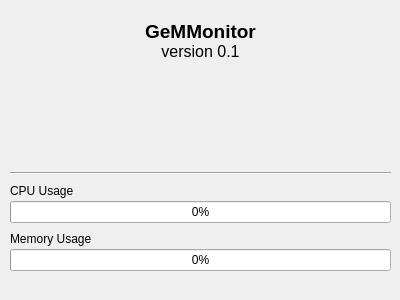
<?xml version="1.0" encoding="UTF-8"?>
<ui version="4.0">
 <class>GeMMonitor</class>
 <widget class="QWidget" name="GeMMonitor">
  <property name="windowModality">
   <enum>Qt::WindowModality::NonModal</enum>
  </property>
  <property name="geometry">
   <rect>
    <x>0</x>
    <y>0</y>
    <width>400</width>
    <height>300</height>
   </rect>
  </property>
  <property name="sizePolicy">
   <sizepolicy hsizetype="Fixed" vsizetype="Fixed">
    <horstretch>0</horstretch>
    <verstretch>0</verstretch>
   </sizepolicy>
  </property>
  <property name="minimumSize">
   <size>
    <width>400</width>
    <height>100</height>
   </size>
  </property>
  <property name="maximumSize">
   <size>
    <width>400</width>
    <height>300</height>
   </size>
  </property>
  <property name="windowTitle">
   <string>Form</string>
  </property>
  <widget class="QWidget" name="verticalLayoutWidget">
   <property name="geometry">
    <rect>
     <x>10</x>
     <y>20</y>
     <width>381</width>
     <height>271</height>
    </rect>
   </property>
   <layout class="QVBoxLayout" name="verticalLayout">
    <property name="spacing">
     <number>6</number>
    </property>
    <item>
     <widget class="QLabel" name="Title">
      <property name="font">
       <font>
        <pointsize>14</pointsize>
       </font>
      </property>
      <property name="text">
       <string>&lt;!DOCTYPE HTML PUBLIC &quot;-//W3C//DTD HTML 4.0//EN&quot; &quot;http://www.w3.org/TR/REC-html40/strict.dtd&quot;&gt;
&lt;html&gt;&lt;head&gt;&lt;meta name=&quot;qrichtext&quot; content=&quot;1&quot; /&gt;&lt;meta charset=&quot;utf-8&quot; /&gt;&lt;style type=&quot;text/css&quot;&gt;
p, li { white-space: pre-wrap; }
hr { height: 1px; border-width: 0; }
li.unchecked::marker { content: &quot;\2610&quot;; }
li.checked::marker { content: &quot;\2612&quot;; }
&lt;/style&gt;&lt;/head&gt;&lt;body style=&quot; font-family:'Rubik'; font-size:14pt; font-weight:400; font-style:normal;&quot;&gt;
&lt;p align=&quot;center&quot; style=&quot; margin-top:12px; margin-bottom:12px; margin-left:0px; margin-right:0px; -qt-block-indent:0; text-indent:0px;&quot;&gt;&lt;span style=&quot; font-weight:700;&quot;&gt;GeMMonitor&lt;/span&gt;&lt;br /&gt;&lt;span style=&quot; font-size:12pt;&quot;&gt;version 0.1&lt;/span&gt;&lt;/p&gt;&lt;/body&gt;&lt;/html&gt;</string>
      </property>
     </widget>
    </item>
    <item>
     <spacer name="upperspacer">
      <property name="orientation">
       <enum>Qt::Orientation::Vertical</enum>
      </property>
      <property name="sizeType">
       <enum>QSizePolicy::Policy::Expanding</enum>
      </property>
      <property name="sizeHint" stdset="0">
       <size>
        <width>20</width>
        <height>20</height>
       </size>
      </property>
     </spacer>
    </item>
    <item>
     <widget class="Line" name="line">
      <property name="minimumSize">
       <size>
        <width>0</width>
        <height>0</height>
       </size>
      </property>
      <property name="frameShadow">
       <enum>QFrame::Shadow::Sunken</enum>
      </property>
      <property name="lineWidth">
       <number>1</number>
      </property>
      <property name="orientation">
       <enum>Qt::Orientation::Horizontal</enum>
      </property>
     </widget>
    </item>
    <item>
     <layout class="QVBoxLayout" name="cpu">
      <property name="spacing">
       <number>0</number>
      </property>
      <item>
       <layout class="QHBoxLayout" name="horizontalLayout">
        <item>
         <widget class="QLabel" name="cputitle">
          <property name="sizePolicy">
           <sizepolicy hsizetype="Minimum" vsizetype="Minimum">
            <horstretch>0</horstretch>
            <verstretch>0</verstretch>
           </sizepolicy>
          </property>
          <property name="minimumSize">
           <size>
            <width>0</width>
            <height>0</height>
           </size>
          </property>
          <property name="maximumSize">
           <size>
            <width>16777215</width>
            <height>20</height>
           </size>
          </property>
          <property name="text">
           <string>CPU Usage</string>
          </property>
         </widget>
        </item>
        <item>
         <spacer name="cpuspacer">
          <property name="orientation">
           <enum>Qt::Orientation::Horizontal</enum>
          </property>
          <property name="sizeType">
           <enum>QSizePolicy::Policy::Expanding</enum>
          </property>
          <property name="sizeHint" stdset="0">
           <size>
            <width>40</width>
            <height>20</height>
           </size>
          </property>
         </spacer>
        </item>
        <item>
         <widget class="QLabel" name="cpuinfo">
          <property name="sizePolicy">
           <sizepolicy hsizetype="Minimum" vsizetype="Minimum">
            <horstretch>0</horstretch>
            <verstretch>0</verstretch>
           </sizepolicy>
          </property>
          <property name="maximumSize">
           <size>
            <width>16777215</width>
            <height>20</height>
           </size>
          </property>
          <property name="text">
           <string/>
          </property>
         </widget>
        </item>
       </layout>
      </item>
      <item>
       <widget class="QProgressBar" name="cpuprogressbar">
        <property name="value">
         <number>0</number>
        </property>
       </widget>
      </item>
     </layout>
    </item>
    <item>
     <layout class="QVBoxLayout" name="mem">
      <property name="spacing">
       <number>0</number>
      </property>
      <item>
       <layout class="QHBoxLayout" name="horizontalLayout_7">
        <property name="topMargin">
         <number>0</number>
        </property>
        <item>
         <widget class="QLabel" name="memtitle">
          <property name="text">
           <string>Memory Usage</string>
          </property>
         </widget>
        </item>
        <item>
         <spacer name="memespacer">
          <property name="orientation">
           <enum>Qt::Orientation::Horizontal</enum>
          </property>
          <property name="sizeHint" stdset="0">
           <size>
            <width>40</width>
            <height>20</height>
           </size>
          </property>
         </spacer>
        </item>
        <item>
         <widget class="QLabel" name="meminfo">
          <property name="text">
           <string/>
          </property>
         </widget>
        </item>
       </layout>
      </item>
      <item>
       <widget class="QProgressBar" name="memprogressbar">
        <property name="value">
         <number>0</number>
        </property>
       </widget>
      </item>
     </layout>
    </item>
    <item>
     <spacer name="lowerspacer">
      <property name="orientation">
       <enum>Qt::Orientation::Vertical</enum>
      </property>
      <property name="sizeType">
       <enum>QSizePolicy::Policy::Fixed</enum>
      </property>
      <property name="sizeHint" stdset="0">
       <size>
        <width>20</width>
        <height>20</height>
       </size>
      </property>
     </spacer>
    </item>
   </layout>
  </widget>
 </widget>
 <resources/>
 <connections/>
</ui>
